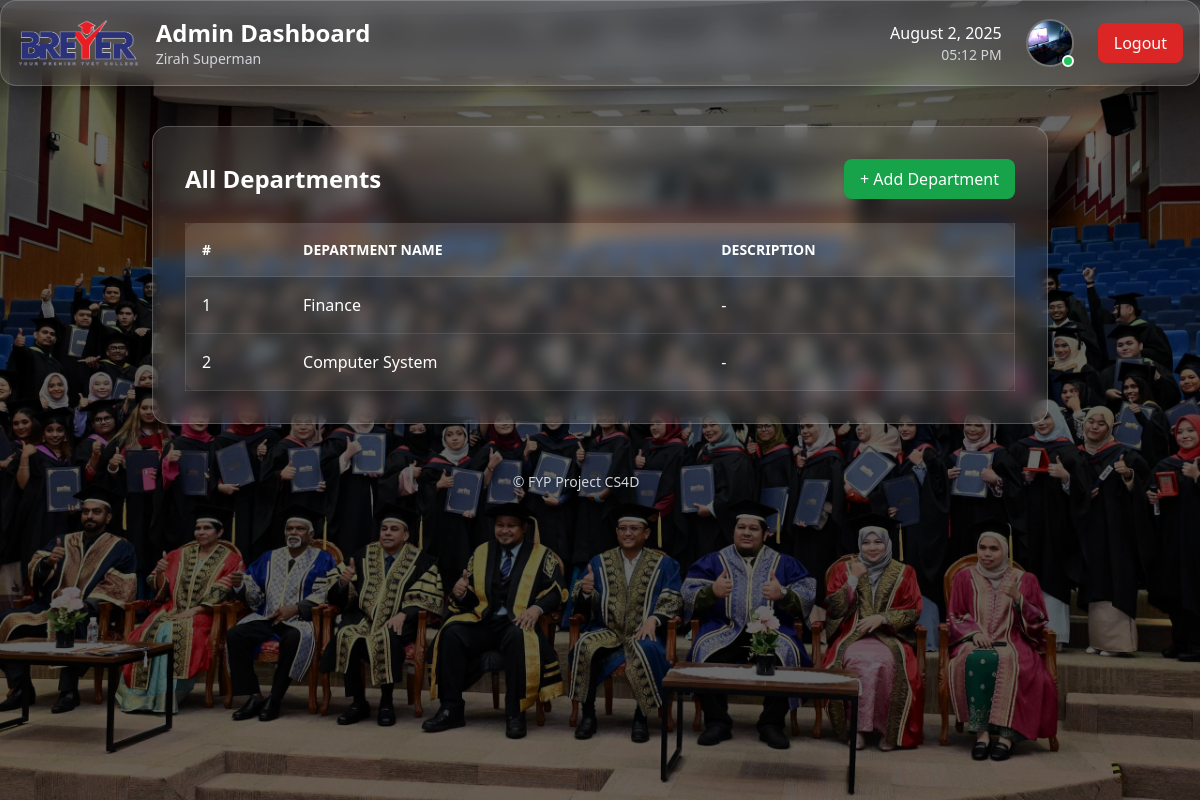
/adminportal/departments/ (signed in), run on the app's committed database.
### accounts/models.py (models this page shows, shortened)
class CustomUser(AbstractBaseUser, PermissionsMixin):
    class Role(models.TextChoices):
        STUDENT = 'STUDENT', 'Student'
        LECTURER = 'LECTURER', 'Lecturer'
        ADMIN = 'ADMIN', 'Admin'
    email = models.EmailField(unique=True)
    identity_card_number = models.CharField(
        max_length=20, unique=True, verbose_name="IC/Identity Card No."
    )
    full_name = models.CharField(
        max_length=255, verbose_name="Full Name (as per IC)"
    )
    short_name = models.CharField(
        max_length=64, verbose_name="Short Name", blank=True,
        help_text="E.g. 'Ali', for display in tables/lists"
    )
    role = models.CharField(max_length=20, choices=Role.choices, default=Role.STUDENT)
    phone_number = models.CharField(max_length=20, blank=True, null=True)
    address = models.TextField(blank=True, null=True)
    department = models.ForeignKey(
        Department,
        null=True,
        blank=True,
        on_delete=models.SET_NULL,
        related_name='users'
    )
    profile_picture = models.ImageField(upload_to='profile_pics/', blank=True, null=True)
    is_staff = models.BooleanField(default=False)
    is_active = models.BooleanField(default=True)
    date_joined = models.DateTimeField(default=timezone.now, blank=True, null=True)
    USERNAME_FIELD = 'email'
    REQUIRED_FIELDS = ['identity_card_number', 'full_name', 'short_name']
    objects = CustomUserManager()
    def get_full_name(self):
        return self.full_name

### core/models.py (models this page shows, shortened)
class Department(models.Model):
    name = models.CharField(max_length=100, unique=True)

### accounts/decorators.py (the view)
        @login_required
        def _wrapped_view(request, *args, **kwargs):
            if request.user.role != role:
                return HttpResponseForbidden("You are not authorized to view this page.")
            return view_func(request, *args, **kwargs)

### adminportal/views.py (called while the page is built)
@role_required(CustomUser.Role.ADMIN)
def department_list(request):
    departments = Department.objects.all()
    return render(request, 'adminportal/department_list.html', {'departments': departments})

### adminportal/templates/adminportal/department_list.html (shortened to what this page needs)
{% extends 'adminportal/base_adminportal.html' %}
{% load static %}
{% block adminportal_content %}
<div class="max-w-4xl mx-auto mt-10 p-8 bg-white/10 rounded-2xl shadow-lg border border-white/20 backdrop-blur">
  <div class="flex justify-between items-center mb-6">
    <h1 class="text-2xl font-bold text-white">All Departments</h1>
    <a href="{% url 'adminportal:add_department' %}" class="bg-green-600 hover:bg-green-700 text-white px-4 py-2 rounded-lg font-medium transition">+ Add Department</a>
  </div>
  <div class="overflow-x-auto">
    <table class="min-w-full bg-white/5 border border-white/10 rounded-xl text-white">
      <thead class="bg-white/10 text-left text-sm uppercase font-semibold">
        <tr>
          <th class="p-4">#</th>
          <th class="p-4">Department Name</th>
          <th class="p-4">Description</th>
        </tr>
      </thead>
      <tbody>
        {% for department in departments %}
        <tr class="border-t border-white/10 hover:bg-white/5 transition">
          <td class="p-4">{{ forloop.counter }}</td>
          <td class="p-4 font-medium">{{ department.name }}</td>
          <td class="p-4">{{ department.description|default:"-" }}</td>
        </tr>
        {% empty %}
        <tr>
          <td colspan="3" class="p-4 text-center text-gray-400">No departments found.</td>
        </tr>
        {% endfor %}
      </tbody>
    </table>
  </div>
</div>
{% endblock %}

### adminportal/templates/adminportal/base_adminportal.html (shortened to what this page needs)
{% extends 'base.html' %}
{% load static %}
{% block content %}
<div class="bg-white/10 backdrop-blur-md rounded-2xl p-4 border border-white/20 shadow-xl mb-8">
  <div class="flex justify-between items-center">
    <div class="flex items-center space-x-4">
      <img src="{% static 'images/breyer.jpg' %}" alt="Breyer Logo" class="h-12 w-auto">
      <div>
        <a href="{% url 'adminportal:dashboard' %}" class="text-2xl font-bold text-white hover:text-blue-400 transition">
          Admin Dashboard
        </a>
        <p class="text-gray-300 text-sm">{{ request.user.get_full_name|default:request.user.email }}</p>
      </div>
    </div>
    <div class="flex items-center space-x-6">
      <div class="text-right">
        <p class="text-white font-medium" id="current-date"></p>
        <p class="text-gray-300 text-sm" id="current-time"></p>
      </div>
      <a href="{% url 'adminportal:admin_profile' %}" class="relative group">
        {% if request.user.profile_picture %}
          <img src="{{ request.user.profile_picture.url }}" alt="Profile Picture"
               class="w-12 h-12 rounded-full object-cover border-2 border-white/20 group-hover:border-blue-400 transition-colors">
        {% endif %}
        <div class="absolute bottom-0 right-0 w-3 h-3 bg-green-500 rounded-full border-2 border-white"></div>
      </a>
      <form action="{% url 'logout' %}" method="post">
        <button class="bg-red-600 hover:bg-red-700 text-white px-4 py-2 rounded-lg transition-colors flex items-center">
          Logout
        </button>
      </form>
    </div>
  </div>
</div>
{% block adminportal_content %}
{% endblock %}
{% endblock %}

### templates/base.html (shortened to what this page needs)
{% load static %}
<!DOCTYPE html>
<html lang="en" class="scroll-smooth">
<head>
  <script src="https://cdn.tailwindcss.com"></script>
</head>
<body class="relative min-h-screen bg-gray-900">
  <div class="fixed inset-0 -z-10 bg-black bg-opacity-60 pointer-events-none"></div>
  {% block content %}{% endblock %}
  <footer class="mt-8 w-full max-w-6xl text-center text-gray-300 text-sm font-medium select-none py-4">
    &copy; {{ now|date:"Y" }} FYP Project CS4D
  </footer>
</body>
</html>

### data on the page
CustomUser: user.get_full_name "Zirah Superman", user.profile_picture (picture)
Department: name "Finance", description "-"
Department: name "Computer System", description "-"
